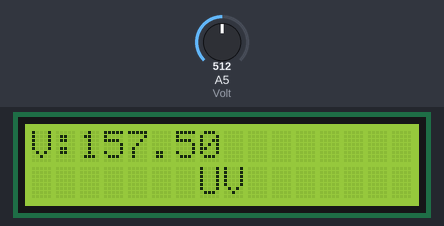
The sketch below on a simulated Arduino Uno, built with avr-gcc and run on an emulated ATmega328P. Shown: 16×2 character LCD. Inputs (shaded band) come from the test bench; at power-on: A5 (Volt) = 512.

Above: at 1.2 s.
1.3 s: A5 (Volt) set to 576
At 2.7 s:
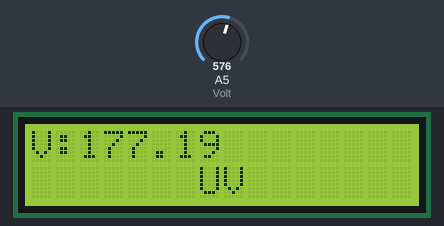
3.0 s: A5 (Volt) set to 593
At 4.3 s:
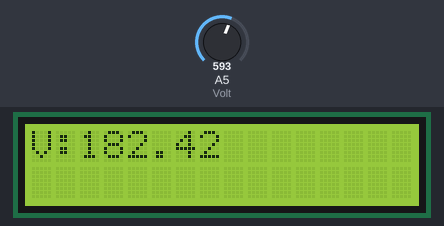
4.6 s: A5 (Volt) set to 797
At 5.8 s:
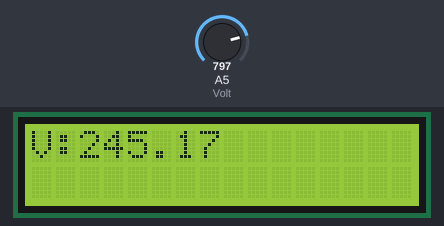
6.1 s: A5 (Volt) set to 829
At 6.4 s:
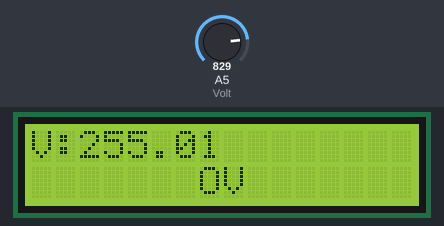
Timing chart, 0 to 8.6 s (numbered marks = the images above; inputs shaded):
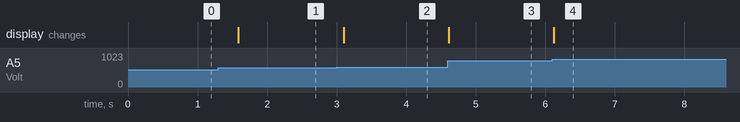

The sketch:

Voltage_Measurement.ino
```cpp
#include<LiquidCrystal.h>
LiquidCrystal lcd(7,8,9,10,11,12);
const int Volt=A5;
//Voltage mesurment variable
unsigned int Vstate;
unsigned int Dec;
unsigned long sum=0;
float VL=0,m=0;
void setup()
{
  lcd.begin(16,2);
  lcd.setCursor(0,0);
  lcd.print("V:");
}
void loop()
{
  Measure_Voltage();
}
void Measure_Voltage()
{
  for(int i=0;i<100;i++)
  {
   Vstate=analogRead(Volt);
   sum=sum+Vstate;
  }
  Dec=(sum/100.0);
  sum=0;
  VL=((Dec*315.0)/(1024.0));
  if(VL!=m)
  {
   lcd.setCursor(2,0);
   lcd.print(VL,2);
   m=VL;
  }
  if(VL>=250 || VL<=180)
  {
    lcd.setCursor(7,1);
    if(VL>=250)
    {
      lcd.print("OV");
      delay(500);
    }
    else if(VL<=180)
    {
      lcd.print("UV");
      delay(500);
    }
  }
  else
  {
    lcd.setCursor(7,1);
    lcd.print("  ");
    delay(500);
  }
  delay(1000);
}
```

Measured:
- the behaviour switches between 585 and 586 on A5 (Volt) (found by bisection; images 1 and 2)
- the behaviour switches between 812 and 813 on A5 (Volt) (found by bisection; images 3 and 4)
- after the input at 1.3 s, the display: changes after 0.29 s (image 1)
- after the input at 3.0 s, the display: changes after 0.10 s (image 2)
- after the input at 4.6 s, the display: changes at once (image 3)
- after the input at 6.1 s, the display: changes at once (image 4)
